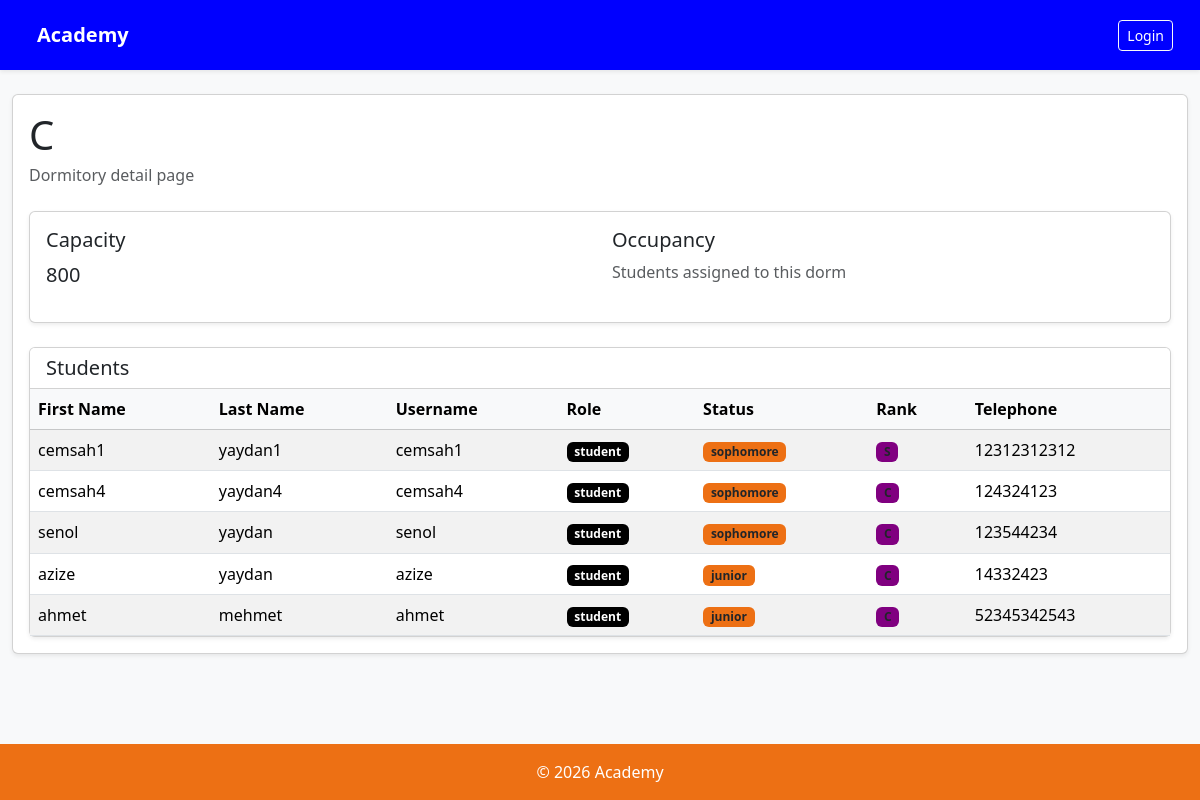
Page /dorms/7/ on the committed database.
### apps/dorms/models.py (models this page shows, shortened)
class Dorm(models.Model):
    name = models.CharField(max_length=100)
    capacity = models.IntegerField(default=800)

### apps/accounts/models.py (models this page shows, shortened)
class User(AbstractUser):
    ROLE_CHOICES = (
        ("student", "Student"),
        ("teacher", "Teacher"),
        ("admin", "Admin"),
    )
    STATUS_CHOICES = (
        ("freshman", "Freshman"),
        ("sophomore", "Sophomore"),
        ("junior", "Junior"),
        ("senior", "Senior"),
    )
    RANK_CHOICES = (
        ("S", "S"),
        ("A", "A"),
        ("B", "B"),
        ("C", "C"),
        ("D", "D"),
        ("E", "E"),
        ("F", "F"),
    )
    role = models.CharField(
        max_length=20,
        choices=ROLE_CHOICES,
        default="student"
    )
    rank = models.CharField(
        max_length=1,
        choices=RANK_CHOICES,
        default="F",
    )
    status = models.CharField(
        max_length=10,
        choices=STATUS_CHOICES,
        default="freshman"
    )
    telephone = models.CharField(
        max_length=20,
        blank=True,
        null=True
    )
    dorm = models.ForeignKey(
        "dorms.Dorm",
        on_delete=models.SET_NULL,
        null=True,
        blank=True
    )

### apps/dorms/views.py (the view)
def dorm_detail(request, dorm_id):
    dorm = get_object_or_404(
        Dorm,
        id=dorm_id
    )
    users = User.objects.filter(
        dorm=dorm
    )
    return render(
        request,
        "dorms/dorm_detail.html",
        {
            "dorm": dorm,
            "users": users,
        }
    )

### apps/dorms/templates/dorms/dorm_detail.html (shortened to what this page needs)
{% extends "base.html" %}
{% block content %}
<div class="mb-4">
    <h1 class="display-6 mb-1">
        {{ dorm.name }}
    </h1>
    <p class="text-muted">
        Dormitory detail page
    </p>
</div>
<div class="card shadow-sm mb-4">
    <div class="card-body">
        <div class="row">
            <div class="col-md-6">
                <h5>Capacity</h5>
                <p class="fs-5">
                    {{ dorm.capacity }}
                </p>
            </div>
            <div class="col-md-6">
                <h5>Occupancy</h5>
                <p class="text-muted">
                    Students assigned to this dorm
                </p>
            </div>
        </div>
    </div>
</div>
<div class="card shadow-sm">
    <div class="card-header bg-white">
        <h5 class="mb-0">
            Students
        </h5>
    </div>
    <div class="card-body p-0">
        <div class="table-responsive">
            <table class="table table-striped mb-0 align-middle">
                <thead class="table-light">
                    <tr>
                        <th>First Name</th>
                        <th>Last Name</th>
                        <th>Username</th>
                        <th>Role</th>
                        <th>Status</th>
			<th>Rank</th>
                        <th>Telephone</th>
                    </tr>
                </thead>
                <tbody>
                    {% for user in users %}
                    <tr>
                        <td>{{ user.first_name }}</td>
                        <td>{{ user.last_name }}</td>
                        <td>{{ user.username }}</td>
                        <td>
                            <span class="badge bg-secondary black">
                                {{ user.role }}
                            </span>
                        </td>
                        <td>
                            <span class="badge bg-info text-dark orange">
                                {{ user.status }}
                            </span>
                        </td>
			<td>
			    <span class="badge bg-info text-dark purple">
			    </span>
			</td>
                        <td>
                            {{ user.telephone|default:"-" }}
                        </td>
                    </tr>
                    {% empty %}
                    <tr>
                        <td colspan="7" class="text-center text-muted py-4">
                            No students assigned to this dorm
                        </td>
                    </tr>
                    {% endfor %}
                </tbody>
            </table>
        </div>
    </div>
</div>
{% endblock %}

### apps/core/static/core/css/home.css (style rules this page uses)
.orange { background-color: #ED7014 !important; }
.purple { background-color: #800080 !important; }
.black { background-color: #000000 !important; }

### rows in the picture
Dorm: name "C", capacity "800"
User: first_name "cemsah1", last_name "yaydan1", username "cemsah1", role "student", status "sophomore", telephone "12312312312"
User: first_name "cemsah4", last_name "yaydan4", username "cemsah4", role "student", status "sophomore", telephone "124324123"
User: first_name "senol", last_name "yaydan", username "senol", role "student", status "sophomore", telephone "123544234"
User: first_name "azize", last_name "yaydan", username "azize", role "student", status "junior", telephone "14332423"
User: first_name "ahmet", last_name "mehmet", username "ahmet", role "student", status "junior", telephone "52345342543"
